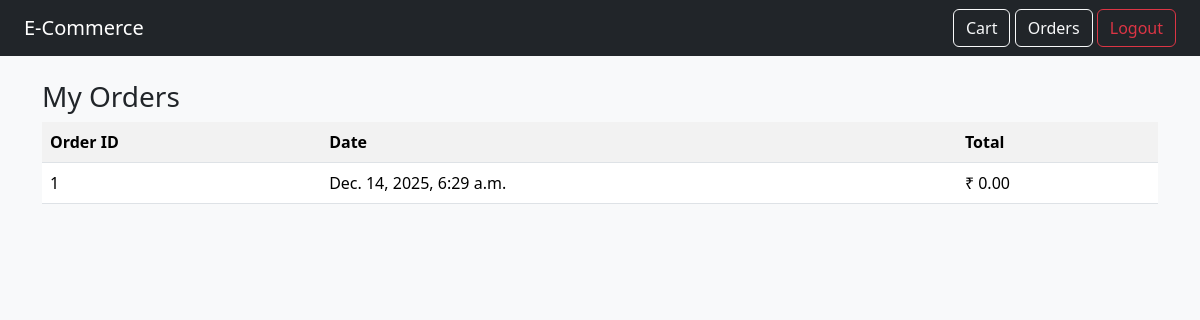
The page /orders/ (signed in) on the database as committed earlier.
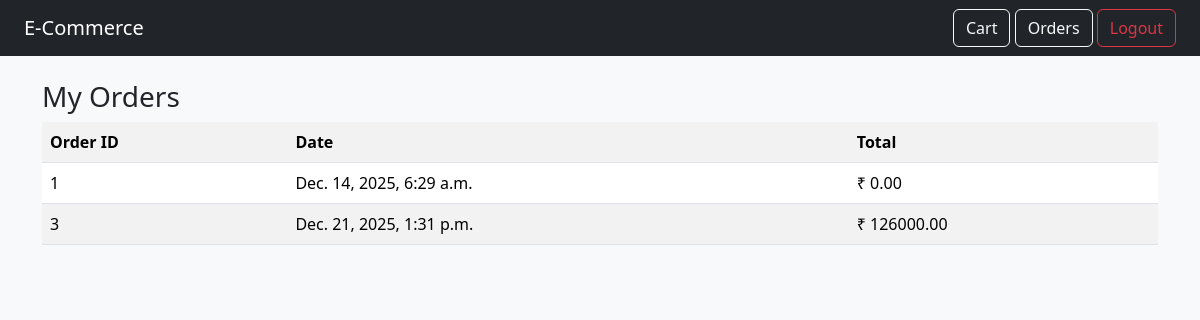
The same page on the database as committed later.
### shop/models.py (models this page shows)
class Order(models.Model):
    customer = models.ForeignKey(Customer, on_delete=models.CASCADE)
    total_price = models.DecimalField(max_digits=10, decimal_places=2)
    order_date = models.DateTimeField(auto_now_add=True)

### shop/views.py (the view)
# urls.py: path('orders/', views.order_history, name='order_list'),
@login_required
def order_history(request):
    orders = request.user.customer.order_set.all()
    return render(request, 'orders.html', {
        'orders': orders
    })

### shop/templates/orders.html
{% extends 'base.html' %}
{% block content %}
<h3>My Orders</h3>
<table class="table table-striped">
<tr>
  <th>Order ID</th>
  <th>Date</th>
  <th>Total</th>
</tr>
{% for o in orders %}
<tr>
  <td>{{ o.id }}</td>
  <td>{{ o.order_date }}</td>
  <td>₹ {{ o.total_price }}</td>
</tr>
{% endfor %}
</table>
{% endblock %}

### shop/templates/base.html (shortened to what this page needs)
<!DOCTYPE html>
<html>
<head>
<link href="https://cdn.jsdelivr.net/npm/bootstrap@5.3.2/dist/css/bootstrap.min.css" rel="stylesheet">
</head>
<body class="bg-light">
<nav class="navbar navbar-dark bg-dark px-4">
  <a class="navbar-brand" href="/products/">E-Commerce</a>
  <div>
    <a class="btn btn-outline-light" href="/cart/">Cart</a>
    <a class="btn btn-outline-light" href="/orders/">Orders</a>
    <a class="btn btn-outline-danger" href="/logout/">Logout</a>
  </div>
</nav>
<div class="container mt-4">
{% block content %}{% endblock %}
</div>
</body>
</html>

Rows that differ between the two databases and show on the page:
added Order: id "3", order_date "Dec. 21, 2025, 1:31 p.m.", total_price "126000.00"
